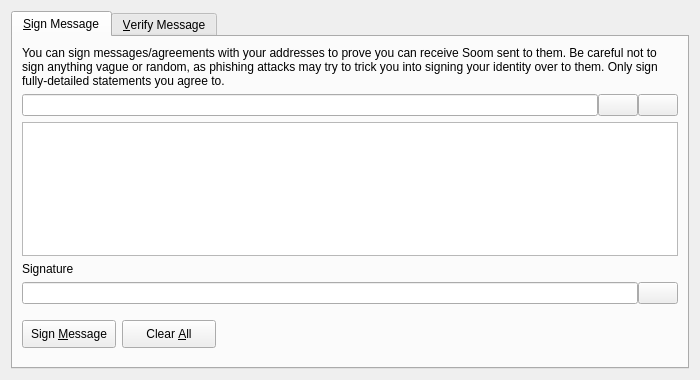
<?xml version="1.0" encoding="UTF-8"?>
<ui version="4.0">
 <class>SignVerifyMessageDialog</class>
 <widget class="QDialog" name="SignVerifyMessageDialog">
  <property name="geometry">
   <rect>
    <x>0</x>
    <y>0</y>
    <width>700</width>
    <height>380</height>
   </rect>
  </property>
  <property name="windowTitle">
   <string>Signatures - Sign / Verify a Message</string>
  </property>
  <property name="modal">
   <bool>true</bool>
  </property>
  <layout class="QVBoxLayout" name="verticalLayout">
   <item>
    <widget class="QTabWidget" name="tabWidget">
     <property name="currentIndex">
      <number>0</number>
     </property>
     <widget class="QWidget" name="tabSignMessage">
      <attribute name="title">
       <string>&amp;Sign Message</string>
      </attribute>
      <layout class="QVBoxLayout" name="verticalLayout_SM">
       <item>
        <widget class="QLabel" name="infoLabel_SM">
         <property name="text">
          <string>You can sign messages/agreements with your addresses to prove you can receive Soom sent to them. Be careful not to sign anything vague or random, as phishing attacks may try to trick you into signing your identity over to them. Only sign fully-detailed statements you agree to.</string>
         </property>
         <property name="textFormat">
          <enum>Qt::PlainText</enum>
         </property>
         <property name="wordWrap">
          <bool>true</bool>
         </property>
        </widget>
       </item>
       <item>
        <layout class="QHBoxLayout" name="horizontalLayout_1_SM">
         <property name="spacing">
          <number>0</number>
         </property>
         <item>
          <widget class="QValidatedLineEdit" name="addressIn_SM">
           <property name="toolTip">
            <string>The Soom address to sign the message with</string>
           </property>
          </widget>
         </item>
         <item>
          <widget class="QPushButton" name="addressBookButton_SM">
           <property name="maximumSize">
            <size>
             <width>16777215</width>
             <height>16777215</height>
            </size>
           </property>
           <property name="toolTip">
            <string>Choose previously used address</string>
           </property>
           <property name="text">
            <string/>
           </property>
           <property name="shortcut">
            <string>Alt+A</string>
           </property>
           <property name="autoDefault">
            <bool>false</bool>
           </property>
          </widget>
         </item>
         <item>
          <widget class="QPushButton" name="pasteButton_SM">
           <property name="toolTip">
            <string>Paste address from clipboard</string>
           </property>
           <property name="text">
            <string/>
           </property>
           <property name="shortcut">
            <string>Alt+P</string>
           </property>
           <property name="autoDefault">
            <bool>false</bool>
           </property>
          </widget>
         </item>
        </layout>
       </item>
       <item>
        <widget class="QPlainTextEdit" name="messageIn_SM">
         <property name="toolTip">
          <string>Enter the message you want to sign here</string>
         </property>
        </widget>
       </item>
       <item>
        <widget class="QLabel" name="signatureLabel_SM">
         <property name="text">
          <string>Signature</string>
         </property>
         <property name="textFormat">
          <enum>Qt::PlainText</enum>
         </property>
        </widget>
       </item>
       <item>
        <layout class="QHBoxLayout" name="horizontalLayout_2_SM">
         <property name="spacing">
          <number>0</number>
         </property>
         <item>
          <widget class="QLineEdit" name="signatureOut_SM">
           <property name="font">
            <font>
             <italic>true</italic>
            </font>
           </property>
           <property name="readOnly">
            <bool>true</bool>
           </property>
          </widget>
         </item>
         <item>
          <widget class="QPushButton" name="copySignatureButton_SM">
           <property name="toolTip">
            <string>Copy the current signature to the system clipboard</string>
           </property>
           <property name="text">
            <string/>
           </property>
           <property name="autoDefault">
            <bool>false</bool>
           </property>
          </widget>
         </item>
        </layout>
       </item>
       <item>
        <layout class="QHBoxLayout" name="horizontalLayout_3_SM">
         <item>
          <widget class="QPushButton" name="signMessageButton_SM">
           <property name="minimumSize">
            <size>
             <width>94</width>
             <height>28</height>
            </size>
           </property>
           <property name="toolTip">
            <string>Sign the message to prove you own this Soom address</string>
           </property>
           <property name="text">
            <string>Sign &amp;Message</string>
           </property>
           <property name="autoDefault">
            <bool>false</bool>
           </property>
          </widget>
         </item>
         <item>
          <widget class="QPushButton" name="clearButton_SM">
           <property name="minimumSize">
            <size>
             <width>94</width>
             <height>28</height>
            </size>
           </property>
           <property name="toolTip">
            <string>Reset all sign message fields</string>
           </property>
           <property name="text">
            <string>Clear &amp;All</string>
           </property>
           <property name="autoDefault">
            <bool>false</bool>
           </property>
          </widget>
         </item>
         <item>
          <spacer name="horizontalSpacer_1_SM">
           <property name="orientation">
            <enum>Qt::Horizontal</enum>
           </property>
           <property name="sizeHint" stdset="0">
            <size>
             <width>40</width>
             <height>48</height>
            </size>
           </property>
          </spacer>
         </item>
         <item>
          <widget class="QLabel" name="statusLabel_SM">
           <property name="font">
            <font>
             <weight>75</weight>
             <bold>true</bold>
            </font>
           </property>
           <property name="text">
            <string/>
           </property>
           <property name="wordWrap">
            <bool>true</bool>
           </property>
          </widget>
         </item>
         <item>
          <spacer name="horizontalSpacer_2_SM">
           <property name="orientation">
            <enum>Qt::Horizontal</enum>
           </property>
           <property name="sizeHint" stdset="0">
            <size>
             <width>40</width>
             <height>48</height>
            </size>
           </property>
          </spacer>
         </item>
        </layout>
       </item>
      </layout>
     </widget>
     <widget class="QWidget" name="tabVerifyMessage">
      <attribute name="title">
       <string>&amp;Verify Message</string>
      </attribute>
      <layout class="QVBoxLayout" name="verticalLayout_VM">
       <item>
        <widget class="QLabel" name="infoLabel_VM">
         <property name="text">
          <string>Enter the receiver's address, message (ensure you copy line breaks, spaces, tabs, etc. exactly) and signature below to verify the message. Be careful not to read more into the signature than what is in the signed message itself, to avoid being tricked by a man-in-the-middle attack. Note that this only proves the signing party receives with the address, it cannot prove sendership of any transaction!</string>
         </property>
         <property name="textFormat">
          <enum>Qt::PlainText</enum>
         </property>
         <property name="alignment">
          <set>Qt::AlignLeading|Qt::AlignLeft|Qt::AlignTop</set>
         </property>
         <property name="wordWrap">
          <bool>true</bool>
         </property>
        </widget>
       </item>
       <item>
        <layout class="QHBoxLayout" name="horizontalLayout_1_VM">
         <property name="spacing">
          <number>0</number>
         </property>
         <item>
          <widget class="QValidatedLineEdit" name="addressIn_VM">
           <property name="toolTip">
            <string>The Soom address the message was signed with</string>
           </property>
          </widget>
         </item>
         <item>
          <widget class="QPushButton" name="addressBookButton_VM">
           <property name="toolTip">
            <string>Choose previously used address</string>
           </property>
           <property name="text">
            <string/>
           </property>
           <property name="shortcut">
            <string>Alt+A</string>
           </property>
           <property name="autoDefault">
            <bool>false</bool>
           </property>
          </widget>
         </item>
        </layout>
       </item>
       <item>
        <widget class="QPlainTextEdit" name="messageIn_VM"/>
       </item>
       <item>
        <widget class="QValidatedLineEdit" name="signatureIn_VM"/>
       </item>
       <item>
        <layout class="QHBoxLayout" name="horizontalLayout_2_VM">
         <item>
          <widget class="QPushButton" name="verifyMessageButton_VM">
           <property name="minimumSize">
            <size>
             <width>94</width>
             <height>28</height>
            </size>
           </property>
           <property name="toolTip">
            <string>Verify the message to ensure it was signed with the specified Soom address</string>
           </property>
           <property name="text">
            <string>Verify &amp;Message</string>
           </property>
           <property name="autoDefault">
            <bool>false</bool>
           </property>
          </widget>
         </item>
         <item>
          <widget class="QPushButton" name="clearButton_VM">
           <property name="minimumSize">
            <size>
             <width>94</width>
             <height>28</height>
            </size>
           </property>
           <property name="toolTip">
            <string>Reset all verify message fields</string>
           </property>
           <property name="text">
            <string>Clear &amp;All</string>
           </property>
           <property name="autoDefault">
            <bool>false</bool>
           </property>
          </widget>
         </item>
         <item>
          <spacer name="horizontalSpacer_1_VM">
           <property name="orientation">
            <enum>Qt::Horizontal</enum>
           </property>
           <property name="sizeHint" stdset="0">
            <size>
             <width>40</width>
             <height>48</height>
            </size>
           </property>
          </spacer>
         </item>
         <item>
          <widget class="QLabel" name="statusLabel_VM">
           <property name="font">
            <font>
             <weight>75</weight>
             <bold>true</bold>
            </font>
           </property>
           <property name="text">
            <string/>
           </property>
           <property name="wordWrap">
            <bool>true</bool>
           </property>
          </widget>
         </item>
         <item>
          <spacer name="horizontalSpacer_2_VM">
           <property name="orientation">
            <enum>Qt::Horizontal</enum>
           </property>
           <property name="sizeHint" stdset="0">
            <size>
             <width>40</width>
             <height>48</height>
            </size>
           </property>
          </spacer>
         </item>
        </layout>
       </item>
      </layout>
     </widget>
    </widget>
   </item>
  </layout>
 </widget>
 <customwidgets>
  <customwidget>
   <class>QValidatedLineEdit</class>
   <extends>QLineEdit</extends>
   <header>qvalidatedlineedit.h</header>
  </customwidget>
 </customwidgets>
 <resources>
  <include location="../soom.qrc"/>
 </resources>
 <connections/>
</ui>
